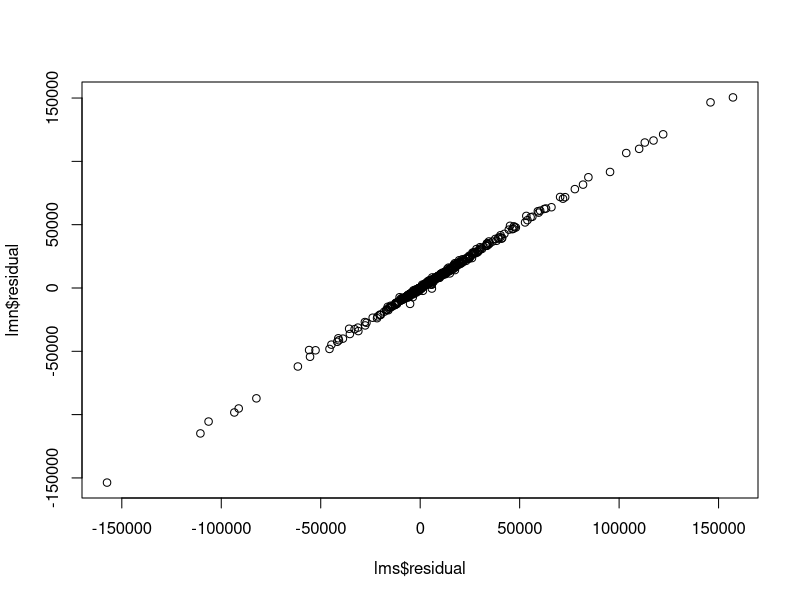

Write the R code that produced this figure.
## ---- chunk 1
knitr::opts_chunk$set(echo = TRUE)
socialvul <-read.csv("SVI_2018_US_county.csv")
## ---- chunk 2
socialvul <- read.csv("SVI_2018_US_county.csv")
library(dplyr)
str(socialvul)
head(socialvul)

# find the sum of E_POV after grouping them based on states
pov <- aggregate(socialvul$E_POV, list(socialvul$ST_ABBR), FUN = sum)

unemp <- aggregate(socialvul$EP_UNEMP, list(socialvul$ST_ABBR), FUN = sum)

high <- aggregate(socialvul$E_NOHSDP, list(socialvul$ST_ABBR), FUN = sum)

age <- aggregate(socialvul$E_AGE65, list(socialvul$ST_ABBR), FUN = sum)

lm(socialvul$E_AGE65 ~ socialvul$E_POV)
lm(socialvul$E_UNEMP ~ socialvul$E_POV)
lm(socialvul$E_NOHSDP ~ socialvul$E_POV)

#Central tendency
summary(socialvul$E_AGE65)
summary(socialvul$E_POV)
summary(socialvul$E_UNEMP)
summary(socialvul$E_NOHSDP)

# 
lmn <- lm(E_AGE65~E_UNEMP+E_NOHSDP, data=socialvul)
lms <- lm(E_AGE65~E_UNEMP+E_NOHSDP+E_POV, data=socialvul)

summary(lms)
summary(lmn)

anova(lms)
anova(lmn)
## ---- chunk 3

plot(lmn$residual~lms$residual)

